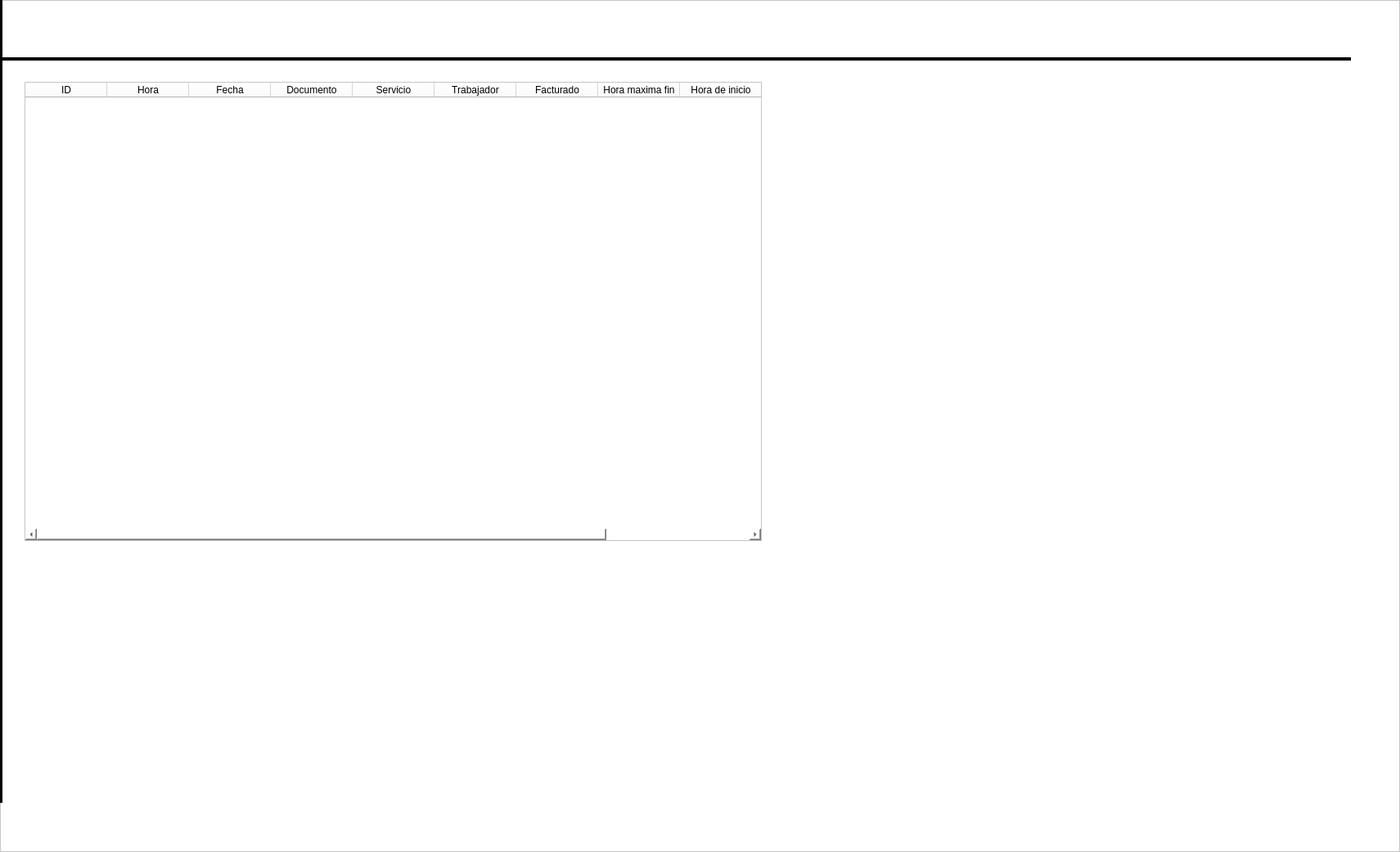
   <widget class="QFrame" name="frame_2">
    <property name="geometry">
     <rect>
      <x>401</x>
      <y>50</y>
      <width>1711</width>
      <height>1041</height>
     </rect>
    </property>
    <property name="styleSheet">
     <string notr="true">background-color: rgb(255, 255, 255);</string>
    </property>
    <property name="frameShape">
     <enum>QFrame::StyledPanel</enum>
    </property>
    <property name="frameShadow">
     <enum>QFrame::Raised</enum>
    </property>
    <widget class="QFrame" name="frame_3">
     <property name="geometry">
      <rect>
       <x>0</x>
       <y>-120</y>
       <width>3</width>
       <height>1101</height>
      </rect>
     </property>
     <property name="styleSheet">
      <string notr="true">background-color: rgb(0, 0, 0);</string>
     </property>
     <property name="frameShape">
      <enum>QFrame::StyledPanel</enum>
     </property>
     <property name="frameShadow">
      <enum>QFrame::Raised</enum>
     </property>
    </widget>
    <widget class="QFrame" name="frame_4">
     <property name="geometry">
      <rect>
       <x>0</x>
       <y>70</y>
       <width>1651</width>
       <height>4</height>
      </rect>
     </property>
     <property name="styleSheet">
      <string notr="true">background-color: rgb(0, 0, 0);</string>
     </property>
     <property name="frameShape">
      <enum>QFrame::StyledPanel</enum>
     </property>
     <property name="frameShadow">
      <enum>QFrame::Raised</enum>
     </property>
    </widget>
    <widget class="QTableWidget" name="TabAgenda">
     <property name="geometry">
      <rect>
       <x>30</x>
       <y>100</y>
       <width>901</width>
       <height>561</height>
      </rect>
     </property>
     <column>
      <property name="text">
       <string>ID</string>
      </property>
     </column>
     <column>
      <property name="text">
       <string>Hora</string>
      </property>
     </column>
     <column>
      <property name="text">
       <string>Fecha</string>
      </property>
     </column>
     <column>
      <property name="text">
       <string>Documento</string>
      </property>
     </column>
     <column>
      <property name="text">
       <string>Servicio</string>
      </property>
     </column>
     <column>
      <property name="text">
       <string>Trabajador</string>
      </property>
     </column>
     <column>
      <property name="text">
       <string>Facturado</string>
      </property>
     </column>
     <column>
      <property name="text">
       <string>Hora maxima fin</string>
      </property>
     </column>
     <column>
      <property name="text">
       <string>Hora de inicio</string>
      </property>
     </column>
     <column>
      <property name="text">
       <string>Hora de fin</string>
      </property>
     </column>
    </widget>
   </widget>
